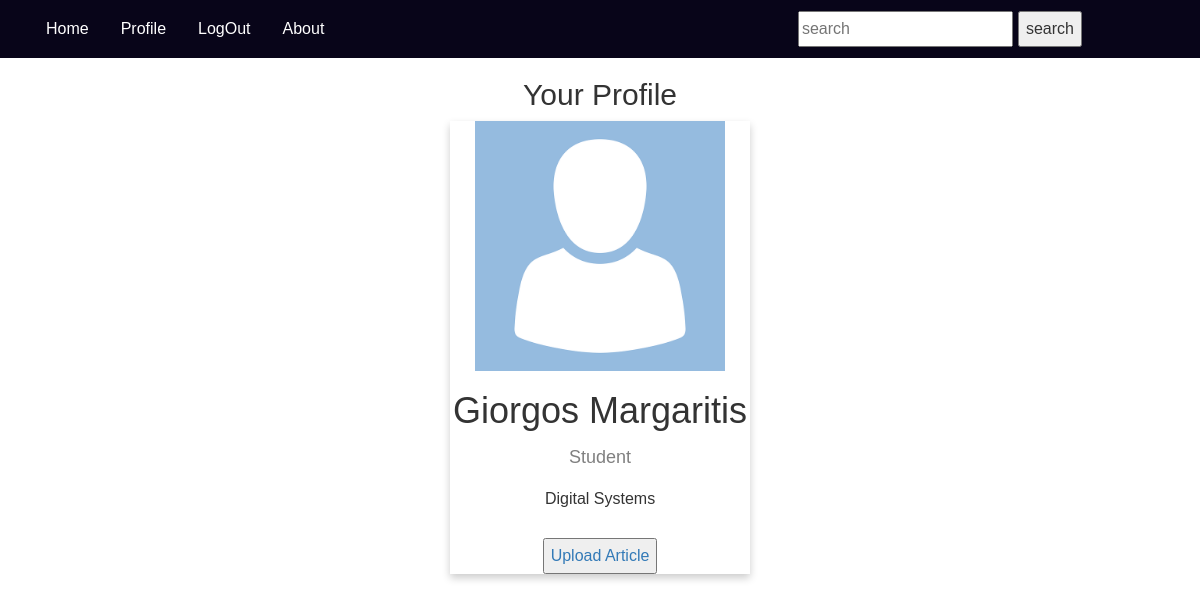
Page /profile.php (signed in) on the committed database.
### tables this page shows
CREATE TABLE `users` (
  `inf_user_id` int(11) NOT NULL,
  `inf_first_name` varchar(255) NOT NULL,
  `inf_last_name` varchar(255) NOT NULL,
  `inf_email` varchar(255) NOT NULL,
  `inf_password` varchar(255) NOT NULL
);

CREATE TABLE `categories` (
  `inf_user_id` int(11) NOT NULL,
  `inf_category_type` varchar(255) NOT NULL,
  `inf_category_id` int(11) NOT NULL
);

### profile.php (the view, shortened to what this page needs)
<?php
	include 'functions.php';
?>
<!DOCTYPE html>
<html>
<head>
	<link rel="stylesheet" href="https://maxcdn.bootstrapcdn.com/bootstrap/3.3.7/css/bootstrap.min.css">
    <link rel="stylesheet" type="text/css" href="style/style.css">
</head>
<body>
<nav id="navigation">
  	<ul style = "background-color: #080519;">
  		<div style = "background-color: #080519;" class = "container">
  			<li><a href="index.php">Home</a></li>
	    	<li><a href="about.php">About</a></li>
	  		<form method = 'get' action = "index.php">
		  		<li style="float:right"><input type="submit" value = "search" style = "margin-top : 11px; margin-right:88px;" name="search_bar" placeholder="Information Systems"></li>
		   		<li style="float:right"><input type="text" style = "margin-top : 11px; margin-right: 5px;" name="search_bar" placeholder="search"></li>
	   		</form>
		</div>
  	</ul>
</nav>
<main>
	<div class = "container">
	  	<h2 style="text-align:center">Your Profile</h2>
<div class="card">
  <img src="images/avatar.png" alt="John" style="width:250px">
  <h1><?php echo getUserInfo($_SESSION["user_id"]); ?></h1>
  <p class="title">Student</p>
  <p><?php
  	if (isset($_SESSION["user_id"])){
  		echo getCategory($_SESSION["user_id"]);
  	}
   ?></p>
 <p><button> <a  href = "upload_article.php"> Upload Article </a></button></p>
</div>
  	</div>
</main>
</body>
</html>

### style/style.css (style rules this page uses)
* { box-sizing: border-box; }
html { font-size: 62.5%; }
body { margin: 0; opacity: 0; font: 1.6rem/1.875 'Avenir Next', sans-serif; }
body.loaded { opacity: 1; transition: 1s opacity; }
ul { list-style-type: none; margin: 0; padding: 0; overflow: hidden; background-color: #333; }
li { float: left; }
li a { display: block; color: white; text-align: center; padding: 14px 16px; text-decoration: none; }
.card { box-shadow: 0 4px 8px 0 rgba(0, 0, 0, 0.2); max-width: 300px; margin: auto; text-align: center; font-family: arial; }
.title { color: grey; font-size: 18px; }

### rows in the picture
users: getUserInfo($_SESSION["user_id"]) "Giorgos Margaritis"
categories: inf_category_type "Digital Systems"
